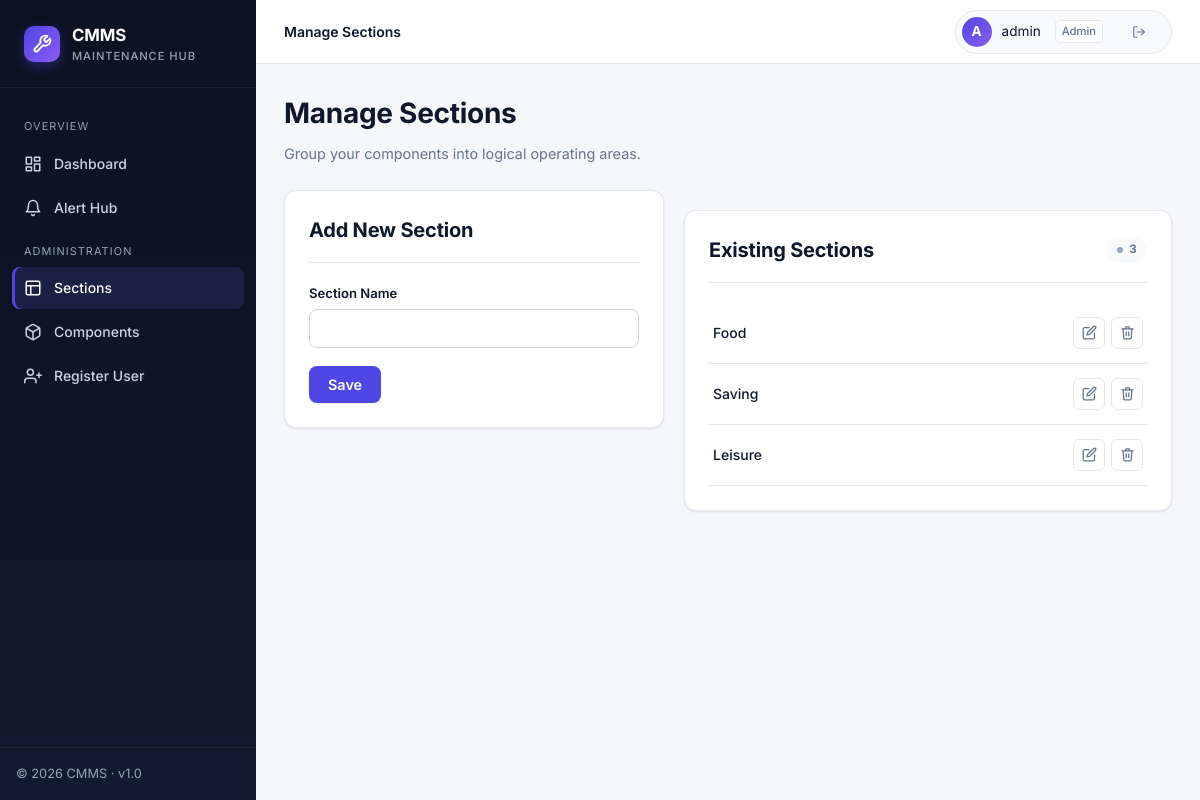
Screenshot of /manage_sections (signed in) with the database file from the repository.
### app/models.py (models this page shows, shortened)
class User(UserMixin, db.Model):
    id = db.Column(db.Integer, primary_key=True)
    username = db.Column(db.String(64), index=True, unique=True)
    password_hash = db.Column(db.String(128))
    role = db.Column(db.String(20), default='Authorized') # Admin, Authorized
    logs = db.relationship('MaintenanceLog', backref='author', lazy='dynamic')

class Section(db.Model):
    id = db.Column(db.Integer, primary_key=True)
    name = db.Column(db.String(64), unique=True, nullable=False)
    components = db.relationship('Component', backref='section', lazy='dynamic', cascade="all, delete-orphan")

### app/routes.py (the view, shortened to what this page needs)
@bp.route('/manage_sections', methods=['GET', 'POST'])
@login_required
@admin_required
def manage_sections():
    form = SectionForm()
    sections = Section.query.all()
    return render_template('manage_sections.html', title='Manage Sections', form=form, sections=sections)

### app/forms.py
class SectionForm(FlaskForm):
    name = StringField('Section Name', validators=[DataRequired()])
    submit = SubmitField('Save')

### app/models.py (called while the page is built)
@login_manager.user_loader
def load_user(id):
    return User.query.get(int(id))

### app/utils.py (called while the page is built)
def admin_required(f):
    @wraps(f)
    def decorated_function(*args, **kwargs):
        if not current_user.is_authenticated or current_user.role != 'Admin':
            abort(403)
        return f(*args, **kwargs)
    return decorated_function

### app/templates/manage_sections.html (shortened to what this page needs)
{% extends "base.html" %}
{% block topbar_title %}Manage Sections{% endblock %}
{% block content %}
<div class="page-header">
    <div>
        <h1>Manage Sections</h1>
        <div class="subtitle">Group your components into logical operating areas.</div>
    </div>
</div>
<div class="grid" style="grid-template-columns: minmax(0, 380px) 1fr; align-items:flex-start;">
    <div class="card">
        <div class="card-header"><h2>Add New Section</h2></div>
        <form method="post" novalidate>
            <div class="form-group">
                {{ form.name.label }}
                {{ form.name() }}
            </div>
            {{ form.submit(class="btn btn-primary") }}
        </form>
    </div>
    <div class="card">
        <div class="card-header"><h2>Existing Sections</h2><span class="pill pill-neutral">{{ sections|length }}</span></div>
        {% if sections %}
        <ul style="list-style:none; padding:0; margin:0;">
            {% for section in sections %}
            <li style="display:flex; align-items:center; justify-content:space-between; padding:14px 4px; border-bottom:1px solid var(--border);">
                <span style="font-weight:500; color:var(--text);">{{ section.name }}</span>
                <div class="table-actions">
                    <a href="{{ url_for('main.edit_section', id=section.id) }}" class="icon-btn icon-btn-warning" title="Edit">
                        <svg viewBox="0 0 24 24" fill="none" stroke="currentColor" stroke-width="2" stroke-linecap="round" stroke-linejoin="round"><path d="M11 4H4a2 2 0 0 0-2 2v14a2 2 0 0 0 2 2h14a2 2 0 0 0 2-2v-7"/><path d="M18.5 2.5a2.121 2.121 0 0 1 3 3L12 15l-4 1 1-4 9.5-9.5z"/></svg>
                    </a>
                    <form action="{{ url_for('main.delete_section', id=section.id) }}" method="post" class="inline-form" onsubmit="return confirm('Delete this section? All components and history will be deleted.')">
                        <button type="submit" class="icon-btn icon-btn-danger" title="Delete">
                            <svg viewBox="0 0 24 24" fill="none" stroke="currentColor" stroke-width="2" stroke-linecap="round" stroke-linejoin="round"><polyline points="3 6 5 6 21 6"/><path d="M19 6l-1 14a2 2 0 0 1-2 2H8a2 2 0 0 1-2-2L5 6"/><path d="M10 11v6"/><path d="M14 11v6"/><path d="M9 6V4a1 1 0 0 1 1-1h4a1 1 0 0 1 1 1v2"/></svg>
                        </button>
                    </form>
                </div>
            </li>
            {% endfor %}
        </ul>
        {% else %}
        <div class="empty-state">
            <svg viewBox="0 0 24 24" fill="none" stroke="currentColor" stroke-width="1.5" stroke-linecap="round" stroke-linejoin="round"><rect x="3" y="3" width="18" height="18" rx="2"/></svg>
            <h3>No sections yet</h3>
            <p>Create your first section using the form on the left.</p>
        </div>
        {% endif %}
    </div>
</div>
{% endblock %}

### app/templates/base.html (shortened to what this page needs)
<!DOCTYPE html>
<html lang="en">
<head>
    <link rel="stylesheet" href="https://cdn.jsdelivr.net/npm/flatpickr/dist/flatpickr.min.css">
    <link rel="stylesheet" href="https://cdn.jsdelivr.net/npm/flatpickr/dist/themes/airbnb.css">
</head>
<body>
{% if current_user.is_authenticated %}
<div class="app">
    <aside class="sidebar" id="sidebar">
        <div class="sidebar-brand">
            <div class="logo">
                <svg viewBox="0 0 24 24" fill="none" stroke="currentColor" stroke-width="2.2" stroke-linecap="round" stroke-linejoin="round" width="20" height="20">
                    <path d="M14.7 6.3a1 1 0 0 0 0 1.4l1.6 1.6a1 1 0 0 0 1.4 0l3.77-3.77a6 6 0 0 1-7.94 7.94l-6.91 6.91a2.12 2.12 0 0 1-3-3l6.91-6.91a6 6 0 0 1 7.94-7.94l-3.76 3.76z"/>
                </svg>
            </div>
            <div>
                <div class="name">CMMS</div>
                <span class="tag">Maintenance Hub</span>
            </div>
        </div>
        <nav class="sidebar-nav">
            <div class="nav-section">Overview</div>
            <a href="{{ url_for('main.index') }}" class="nav-link {% if request.endpoint == 'main.index' %}active{% endif %}">
                <svg viewBox="0 0 24 24" fill="none" stroke="currentColor" stroke-width="2" stroke-linecap="round" stroke-linejoin="round"><rect x="3" y="3" width="7" height="9"/><rect x="14" y="3" width="7" height="5"/><rect x="14" y="12" width="7" height="9"/><rect x="3" y="16" width="7" height="5"/></svg>
                Dashboard
            </a>
            <a href="{{ url_for('main.alert_hub') }}" class="nav-link {% if request.endpoint == 'main.alert_hub' %}active{% endif %}">
                <svg viewBox="0 0 24 24" fill="none" stroke="currentColor" stroke-width="2" stroke-linecap="round" stroke-linejoin="round"><path d="M18 8A6 6 0 0 0 6 8c0 7-3 9-3 9h18s-3-2-3-9"/><path d="M13.73 21a2 2 0 0 1-3.46 0"/></svg>
                Alert Hub
            </a>
            {% if current_user.role == 'Admin' %}
            <div class="nav-section">Administration</div>
            <a href="{{ url_for('main.manage_sections') }}" class="nav-link {% if request.endpoint == 'main.manage_sections' %}active{% endif %}">
                <svg viewBox="0 0 24 24" fill="none" stroke="currentColor" stroke-width="2" stroke-linecap="round" stroke-linejoin="round"><rect x="3" y="3" width="18" height="18" rx="2"/><path d="M3 9h18"/><path d="M9 21V9"/></svg>
                Sections
            </a>
            <a href="{{ url_for('main.manage_components') }}" class="nav-link {% if request.endpoint == 'main.manage_components' %}active{% endif %}">
                Components
            </a>
            <a href="{{ url_for('main.register') }}" class="nav-link {% if request.endpoint == 'main.register' %}active{% endif %}">
                <svg viewBox="0 0 24 24" fill="none" stroke="currentColor" stroke-width="2" stroke-linecap="round" stroke-linejoin="round"><path d="M16 21v-2a4 4 0 0 0-4-4H5a4 4 0 0 0-4 4v2"/><circle cx="8.5" cy="7" r="4"/><line x1="20" y1="8" x2="20" y2="14"/><line x1="23" y1="11" x2="17" y2="11"/></svg>
                Register User
            </a>
            {% endif %}
        </nav>
        <div class="sidebar-footer">
            &copy; {{ moment().format('YYYY') if moment is defined else '2026' }} CMMS · v1.0
        </div>
    </aside>
    <div class="main">
        <header class="topbar">
            <div class="topbar-left">
                <span class="topbar-title">{% block topbar_title %}{% endblock %}</span>
            </div>
            <div class="topbar-right">
                <div class="user-chip">
                    <span class="avatar">{{ current_user.username[0]|upper }}</span>
                    <span>{{ current_user.username }}</span>
                    <span class="role">{{ current_user.role }}</span>
                    <a href="{{ url_for('main.logout') }}" class="btn btn-ghost btn-sm" title="Sign out" style="margin-left:6px;">
                        <svg viewBox="0 0 24 24" fill="none" stroke="currentColor" stroke-width="2" stroke-linecap="round" stroke-linejoin="round" width="14" height="14"><path d="M9 21H5a2 2 0 0 1-2-2V5a2 2 0 0 1 2-2h4"/><polyline points="16 17 21 12 16 7"/><line x1="21" y1="12" x2="9" y2="12"/></svg>
                    </a>
                </div>
            </div>
        </header>
        <main class="content">
            {% block content %}{% endblock %}
        </main>
    </div>
</div>
{% else %}
    {% block auth_content %}{% endblock %}
{% endif %}
</body>
</html>

### rows the page displays
User: username "A", username "admin", role "Admin"
Section: name "Food"
Section: name "Saving"
Section: name "Leisure"

### other values shown
{{ moment().format('YYYY') if moment is defined else '2026' }} "2026"
{{ sections|length }} "3"
